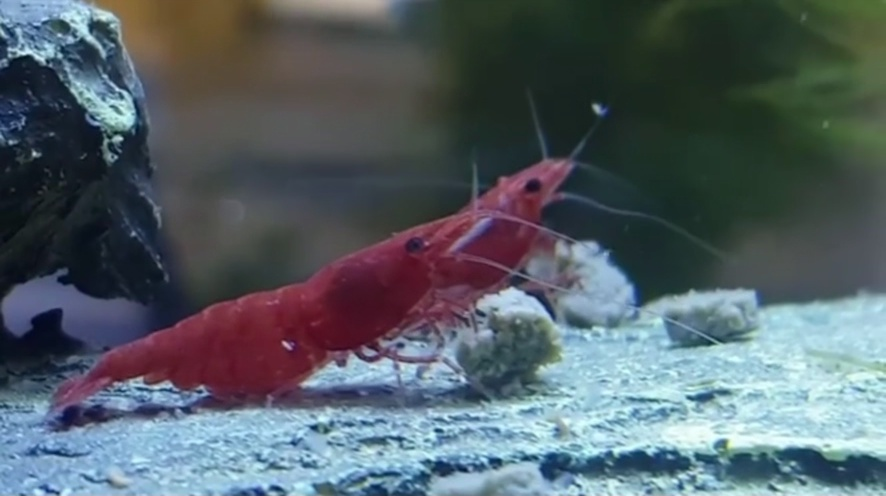
#> input picture ui/assets/video_013_raw.jpg, 886 x 496 px
$ python -i image_enhancement.py   (imports and definitions only)
#> lines starting #> are read from the running program, lines starting #| are printed output that depends on the picture; after the words box and inside, x2 and y2 are one past the last pixel; in counts of white or black regions, pixels touching at a corner belong together
"""
Underwater Image Enhancement Module.
Applies CIELAB color space transformation, adaptive CLAHE on the L* channel,
dynamic noise-type-specific OpenCV filtering (Median/Gaussian/Bilateral),
specular glint suppression, and gamma correction.
"""

from typing import Tuple, Dict, Any, Optional
import cv2
import numpy as np


# Pre-allocated kernel cache for fast morphological filtering
_KERNEL_ELLIPSE_5 = cv2.getStructuringElement(cv2.MORPH_ELLIPSE, (5, 5))
_GAMMA_LUT_CACHE: Dict[float, np.ndarray] = {}


class CLAHEEnhancer:
    """Enhancer using CIELAB color space and Contrast Limited Adaptive Histogram Equalization."""

    def __init__(self, clip_limit: float = 2.5, tile_grid_size: Tuple[int, int] = (8, 8)):
        self.clip_limit = clip_limit
        self.tile_grid_size = tile_grid_size
        self._clahe = cv2.createCLAHE(clipLimit=clip_limit, tileGridSize=tile_grid_size)

    def update_params(self, clip_limit: float, tile_grid_size: Tuple[int, int]):
        """Dynamically updates CLAHE parameters per frame or video condition."""
        grid = (int(tile_grid_size[0]), int(tile_grid_size[1]))
        if abs(clip_limit - self.clip_limit) > 0.05 or grid != self.tile_grid_size:
            self.clip_limit = float(clip_limit)
            self.tile_grid_size = grid
            self._clahe = cv2.createCLAHE(clipLimit=float(clip_limit), tileGridSize=grid)

    def apply(self, bgr_frame: np.ndarray, lab_l_boost: float = 1.0) -> np.ndarray:
        """
        Converts BGR to CIELAB, applies CLAHE to the L* (Luminance) channel,
        scales luminance via fast SIMD convertScaleAbs, and converts back to BGR.
        """
        frame_contig = np.ascontiguousarray(bgr_frame)
        lab = cv2.cvtColor(frame_contig, cv2.COLOR_BGR2LAB)
        l_channel, a_channel, b_channel = cv2.split(lab)

        # Equalize L channel
        l_enhanced = self._clahe.apply(l_channel)

        if abs(lab_l_boost - 1.0) > 0.01:
            l_enhanced = cv2.convertScaleAbs(l_enhanced, alpha=lab_l_boost)

        lab_enhanced = cv2.merge((l_enhanced, a_channel, b_channel))
        return cv2.cvtColor(lab_enhanced, cv2.COLOR_LAB2BGR)


def apply_noise_adaptive_filtering(image: np.ndarray, noise_type: str = "Gaussian", denoise_h: float = 4.0) -> np.ndarray:
    """
    Dynamically selects OpenCV filtering kernels based on noise_type from sensory_enhancement.csv:
    - 'SaltPepper' or 'Impulse' -> Median Blur (effective for non-linear impulse noise)
    - 'Poisson' -> Gaussian Blur (mitigates Poisson shot noise)
    - 'Gaussian' or 'Speckle' -> Bilateral Filter (preserves sharp shrimp contours & antennae)
    """
    if image is None or image.size == 0:
        return image

    img = np.ascontiguousarray(image)
    n_type = str(noise_type).lower().strip()

    if "salt" in n_type or "pepper" in n_type or "impulse" in n_type:
        ksize = 5 if denoise_h >= 5.0 else 3
        return cv2.medianBlur(img, ksize)

    elif "poisson" in n_type:
        sigma = 1.0 + (denoise_h * 0.2)
        return cv2.GaussianBlur(img, (5, 5), sigmaX=sigma, sigmaY=sigma)

    else:
        d = 7
        sigma_color = float(denoise_h * 8)
        sigma_space = float(denoise_h * 4)
        return cv2.bilateralFilter(img, d=d, sigmaColor=sigma_color, sigmaSpace=sigma_space)


def suppress_light_glint(image: np.ndarray, reflection_mask_sum: float = 2000.0) -> np.ndarray:
    """
    Suppresses specular reflection on water surface by dampening saturated highlights,
    scaled by reflection_mask_sum from light_reflection.csv.
    """
    if image is None or image.size == 0 or reflection_mask_sum < 1000.0:
        return image

    img = np.ascontiguousarray(image)
    gray = cv2.cvtColor(img, cv2.COLOR_BGR2GRAY) if len(img.shape) == 3 else img
    thresh_val = 230 if reflection_mask_sum > 3000 else 240
    _, highlight_mask = cv2.threshold(gray, thresh_val, 255, cv2.THRESH_BINARY)

    if cv2.countNonZero(highlight_mask) > 0:
        highlight_mask = cv2.dilate(highlight_mask, _KERNEL_ELLIPSE_5, iterations=1)
        blurred_fill = cv2.GaussianBlur(img, (15, 15), 0)
        dampened = cv2.addWeighted(img, 0.40, blurred_fill, 0.60, 0)
        mask_3ch = cv2.merge([highlight_mask, highlight_mask, highlight_mask])
        return np.where(mask_3ch == 255, dampened, img).astype(np.uint8)

    return img


def apply_gamma_correction(image: np.ndarray, gamma: float = 1.0) -> np.ndarray:
    """Applies power-law gamma transformation using cached 256-value LUT."""
    if image is None or image.size == 0:
        return image

    gamma_rounded = round(float(gamma), 3)
    if abs(gamma_rounded - 1.0) < 1e-3:
        return image

    if gamma_rounded not in _GAMMA_LUT_CACHE:
        inv_gamma = 1.0 / max(gamma_rounded, 1e-4)
        table = np.array([((i / 255.0) ** inv_gamma) * 255 for i in range(256)]).astype("uint8")
        _GAMMA_LUT_CACHE[gamma_rounded] = table

    return cv2.LUT(np.ascontiguousarray(image), _GAMMA_LUT_CACHE[gamma_rounded])


def enhance_underwater_frame(
    frame: np.ndarray,
    params: Optional[Dict[str, Any]] = None,
    enhancer_cache: Optional[CLAHEEnhancer] = None,
) -> np.ndarray:
    """
    Full dynamic underwater enhancement pipeline connecting all 5 CSV data parameters:
    1. Specular Glint Suppression (light_reflection.csv: reflection_mask_sum)
    2. CIELAB adaptive histogram equalization (light_reflection.csv: clahe_clip_limit)
    3. Dynamic Noise-Type Adaptive Filtering (sensory_enhancement.csv: noise_type)
    4. Gamma correction
    """
    if frame is None or frame.size == 0:
        return frame

    processed = np.ascontiguousarray(frame)
    if len(processed.shape) == 2:
        processed = cv2.cvtColor(processed, cv2.COLOR_GRAY2BGR)
    elif processed.shape[2] == 4:
        processed = cv2.cvtColor(processed, cv2.COLOR_BGRA2BGR)

    if params is None:
        params = {}

    clip_limit = float(params.get("clahe_clip_limit", 2.5))
    raw_tile_grid = params.get("clahe_tile_grid_size", (8, 8))
    tile_grid = (int(raw_tile_grid[0]), int(raw_tile_grid[1]))
    noise_type = params.get("noise_type", "Gaussian")
    denoise_h = float(params.get("denoise_h", 4.0))
    reflection_mask_sum = float(params.get("reflection_mask_sum", 2000.0))
    lab_l_boost = float(params.get("lab_l_boost", 1.05))
    gamma = float(params.get("gamma_correction", 0.98))

    # 1. Specular glint suppression (dampens blinding surface reflection glare)
    processed = suppress_light_glint(processed, reflection_mask_sum=reflection_mask_sum)

    # 2. CIELAB + CLAHE on L* channel (restores contrast through turbid water)
    if enhancer_cache is not None:
        enhancer_cache.update_params(clip_limit, tile_grid)
        processed = enhancer_cache.apply(processed, lab_l_boost=lab_l_boost)
    else:
        enhancer = CLAHEEnhancer(clip_limit=clip_limit, tile_grid_size=tile_grid)
        processed = enhancer.apply(processed, lab_l_boost=lab_l_boost)

    # 3. Dynamic Noise-Type Adaptive Filtering (smooths background noise amplified by CLAHE, preserving boundaries)
    processed = apply_noise_adaptive_filtering(processed, noise_type=noise_type, denoise_h=denoise_h)

    # 4. Gamma correction
    if abs(gamma - 1.0) > 1e-3:
        processed = apply_gamma_correction(processed, gamma=gamma)

    return processed

>>> import cv2
>>> picture = cv2.imread('../ui/assets/video_013_raw.jpg')
#> picture is the input picture: shape (496, 886, 3); mean B, G, R 102.5, 96.1, 84.9
>>> result = enhance_underwater_frame(picture)
#> in suppress_light_glint, `gray = cv2.cvtColor(img, cv2.COLOR_BGR2GRAY) if len(img.shape) == 3 el..`:
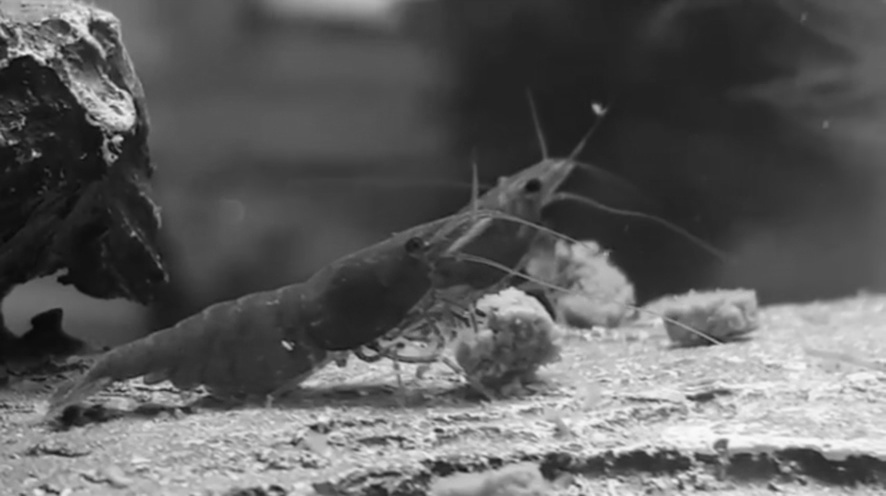
#> gray: shape (496, 886); min 7, max 250, mean 93.5
#> in suppress_light_glint, `_, highlight_mask = cv2.threshold(gray, thresh_val, 255, cv2.THRESH_BI..`:
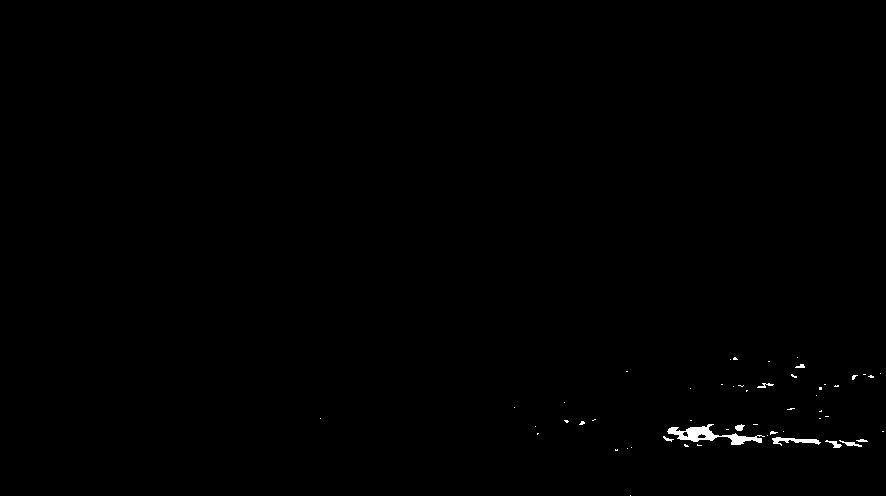
#> highlight_mask: shape (496, 886); 0.32% white; 53 white regions (44 under 20 px), largest, box (x1, y1, x2, y2) and area: (667, 424, 765, 445) 719, (772, 437, 821, 446) 198, (839, 440, 862, 447) 60
#> in suppress_light_glint, `highlight_mask = cv2.dilate(highlight_mask, _KERNEL_ELLIPSE_5, iterati..`: highlight_mask: shape (496, 886); 0.87% white; 37 white regions (10 under 20 px), largest, box (x1, y1, x2, y2) and area: (661, 422, 870, 450) 2454, (755, 381, 776, 390) 134, (793, 362, 807, 370) 87
#> in suppress_light_glint, `blurred_fill = cv2.GaussianBlur(img, (15, 15), 0)`:
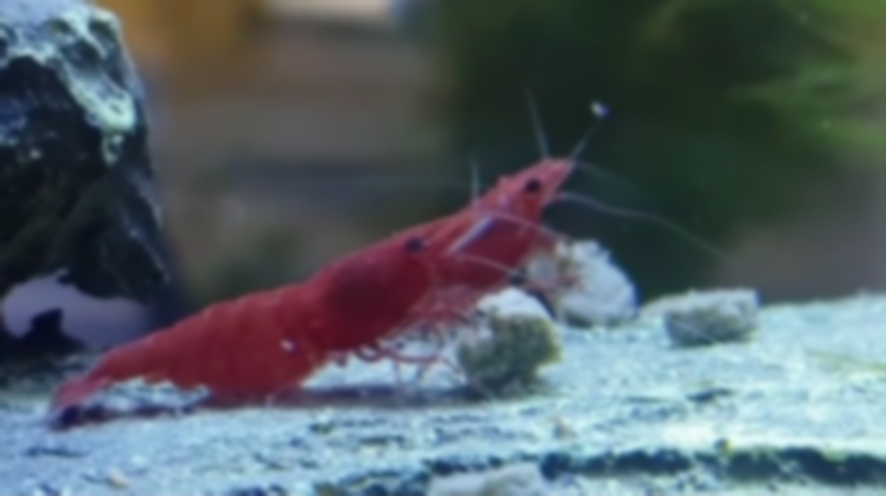
#> blurred_fill: shape (496, 886, 3); mean B, G, R 102.5, 96.1, 84.9
#> in apply, `lab = cv2.cvtColor(frame_contig, cv2.COLOR_BGR2LAB)`: lab: shape (496, 886, 3); mean of channels 0, 1, 2 100.2, 126.1, 123.9
#> in apply, `l_channel, a_channel, b_channel = cv2.split(lab)`:
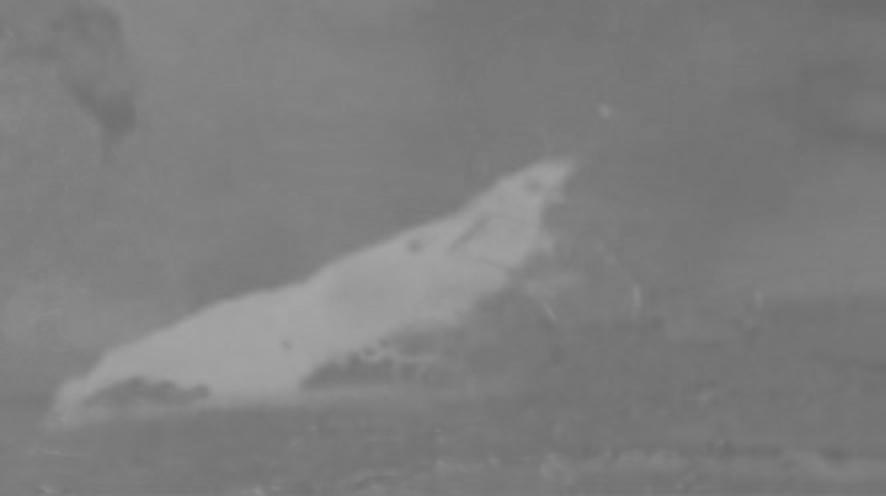
#> a_channel: shape (496, 886); min 105, max 167, mean 126.1
#> in apply, `l_channel, a_channel, b_channel = cv2.split(lab)`:
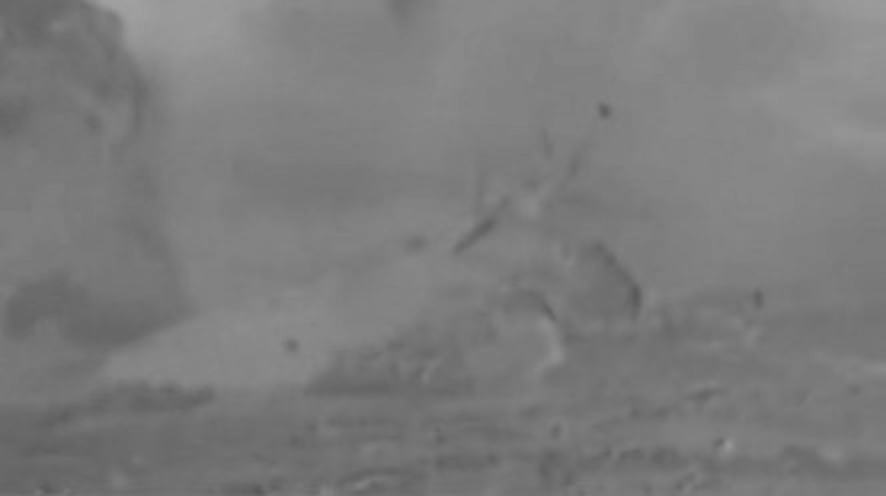
#> b_channel: shape (496, 886); min 88, max 161, mean 123.9
#> in apply, `l_enhanced = self._clahe.apply(l_channel)`:
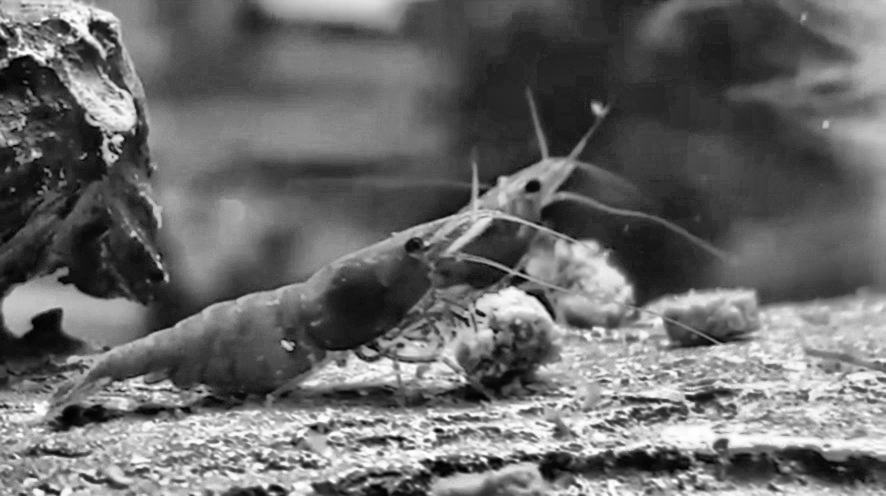
#> l_enhanced: shape (496, 886); min 1, max 255, mean 106.1
#> in apply, `lab_enhanced = cv2.merge((l_enhanced, a_channel, b_channel))`: lab_enhanced: shape (496, 886, 3); mean of channels 0, 1, 2 111.3, 126.1, 123.9
#> in apply, `return cv2.cvtColor(lab_enhanced, cv2.COLOR_LAB2BGR)`:
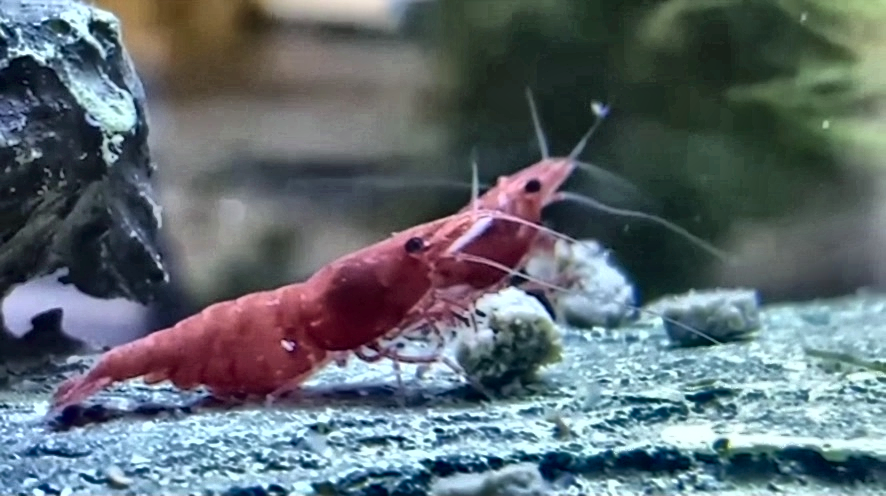
#> returned value: shape (496, 886, 3); mean B, G, R 112.6, 106.8, 95.8

$ run again, on ui/assets/video_016_raw.jpg
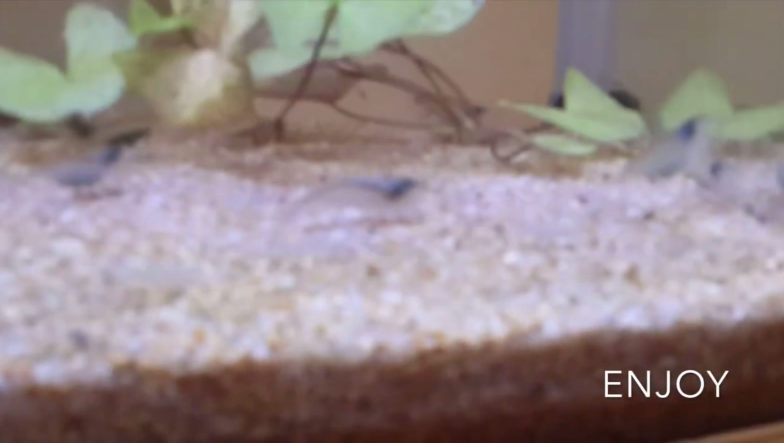
#> input picture ui/assets/video_016_raw.jpg, 1568 x 886 px (shown at 1/2 size)
#> picture is the input picture: shape (886, 1568, 3); mean B, G, R 136, 135.2, 148.7
#> in suppress_light_glint, `_, highlight_mask = cv2.threshold(gray, thresh_val, 255, cv2.THRESH_BI..`:
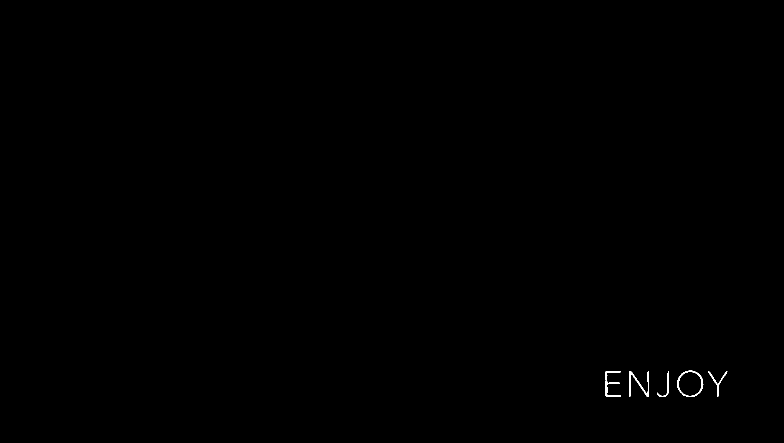
#> highlight_mask: shape (886, 1568) (shown at 1/2 size); 0.13% white; 5 white regions, box (x1, y1, x2, y2) and area: (1258, 743, 1298, 793) 462, (1355, 741, 1407, 794) 456, (1211, 742, 1242, 793) 388, (1416, 743, 1455, 793) 244, (1314, 743, 1338, 794) 198
#> mask_3ch: shape (886, 1568, 3); 0.31% white; 5 white regions, box (x1, y1, x2, y2) and area: (1256, 741, 1300, 795) 1111, (1353, 739, 1409, 796) 1101, (1209, 740, 1244, 795) 922, (1414, 741, 1457, 795) 636, (1312, 741, 1340, 796) 502
#> lab: shape (886, 1568, 3); mean of channels 0, 1, 2 145.5, 133.8, 130
#> lab_enhanced: shape (886, 1568, 3); mean of channels 0, 1, 2 146.7, 133.8, 130
#> in apply, `return cv2.cvtColor(lab_enhanced, cv2.COLOR_LAB2BGR)`:
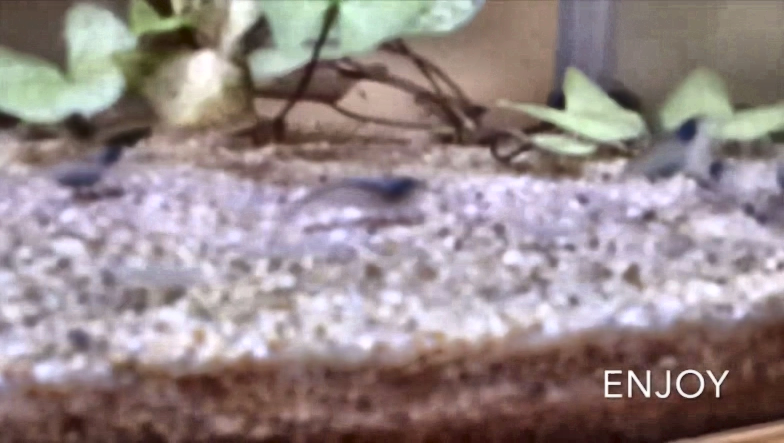
#> returned value: shape (886, 1568, 3) (shown at 1/2 size); mean B, G, R 137.3, 136.8, 150.3

$ run again, on ui/assets/video_018_raw.jpg
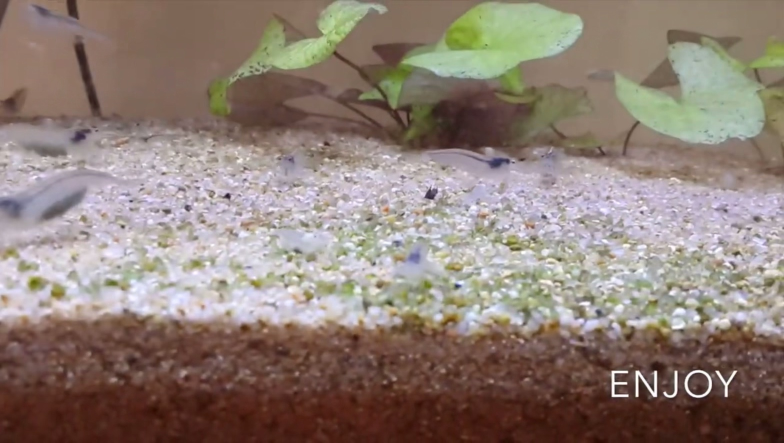
#> input picture ui/assets/video_018_raw.jpg, 1568 x 886 px (shown at 1/2 size)
#> picture is the input picture: shape (886, 1568, 3); mean B, G, R 117.9, 126.9, 142.5
#> in suppress_light_glint, `_, highlight_mask = cv2.threshold(gray, thresh_val, 255, cv2.THRESH_BI..`:
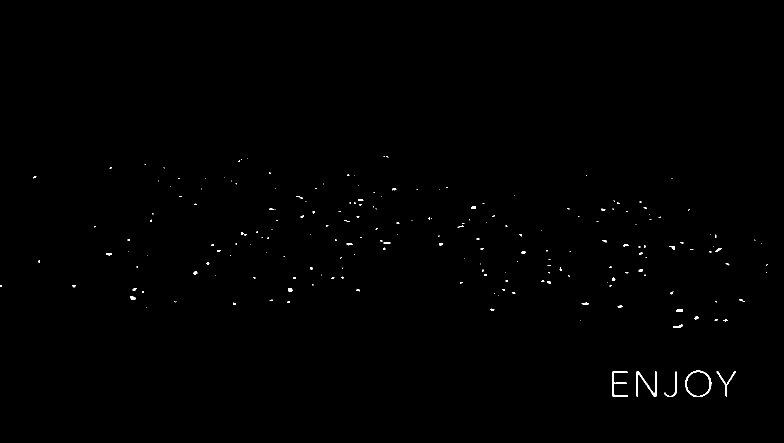
#> highlight_mask: shape (886, 1568) (shown at 1/2 size); 0.31% white; 209 white regions (161 under 20 px), largest, box (x1, y1, x2, y2) and area: (1272, 743, 1313, 793) 540, (1370, 741, 1423, 794) 479, (1224, 743, 1256, 793) 379
#> mask_3ch: shape (886, 1568, 3); 1% white; 197 white regions (29 under 20 px), largest, box (x1, y1, x2, y2) and area: (1270, 741, 1315, 795) 1193, (1368, 739, 1425, 796) 1128, (1222, 741, 1258, 795) 913
#> lab: shape (886, 1568, 3); mean of channels 0, 1, 2 136.9, 133.3, 135.8
#> lab_enhanced: shape (886, 1568, 3); mean of channels 0, 1, 2 134, 133.3, 135.8
#> in apply, `return cv2.cvtColor(lab_enhanced, cv2.COLOR_LAB2BGR)`:
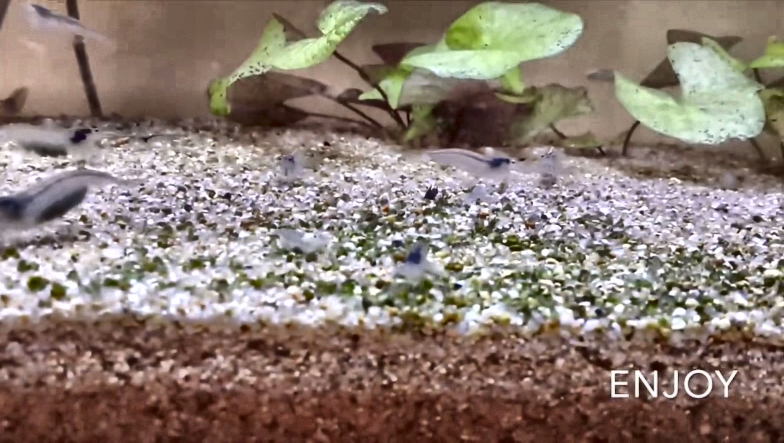
#> returned value: shape (886, 1568, 3) (shown at 1/2 size); mean B, G, R 115, 124.3, 140

$ run again, on ui/assets/video_019_raw.jpg
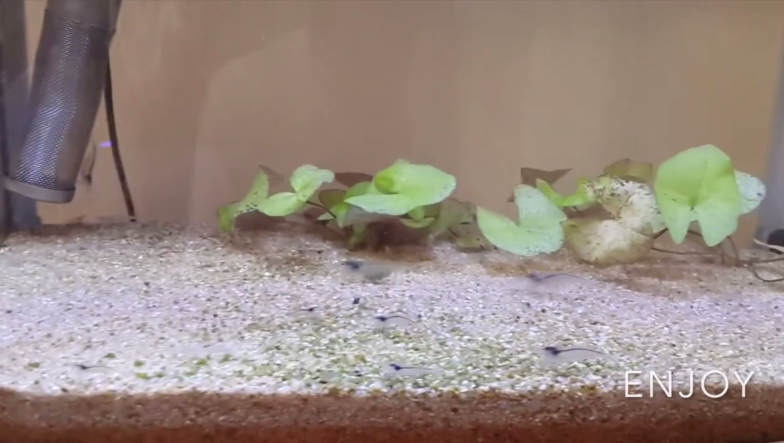
#> input picture ui/assets/video_019_raw.jpg, 1568 x 886 px (shown at 1/2 size)
#> picture is the input picture: shape (886, 1568, 3); mean B, G, R 128.1, 135.6, 150.9
#> mask_3ch: shape (886, 1568, 3); 0.65% white; 172 white regions (25 under 20 px), largest, box (x1, y1, x2, y2) and area: (1402, 739, 1457, 796) 773, (1249, 740, 1284, 783) 590, (1299, 740, 1330, 788) 555
#> lab: shape (886, 1568, 3); mean of channels 0, 1, 2 146.3, 133, 134.6
#> lab_enhanced: shape (886, 1568, 3); mean of channels 0, 1, 2 145.4, 133, 134.6
#> in apply, `return cv2.cvtColor(lab_enhanced, cv2.COLOR_LAB2BGR)`:
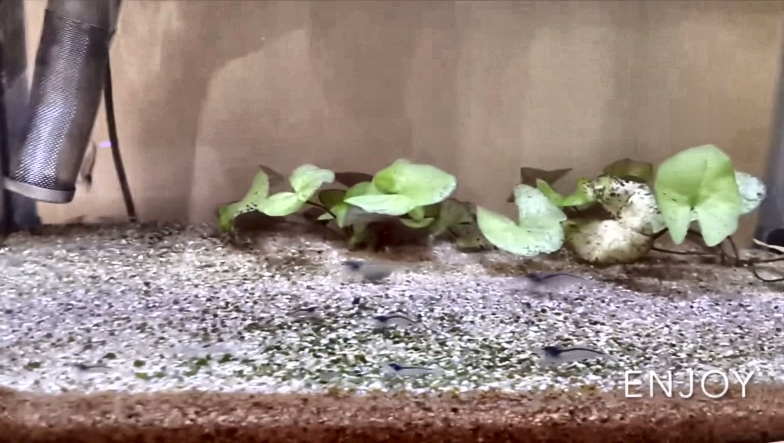
#> returned value: shape (886, 1568, 3) (shown at 1/2 size); mean B, G, R 127.5, 135.3, 150.6
